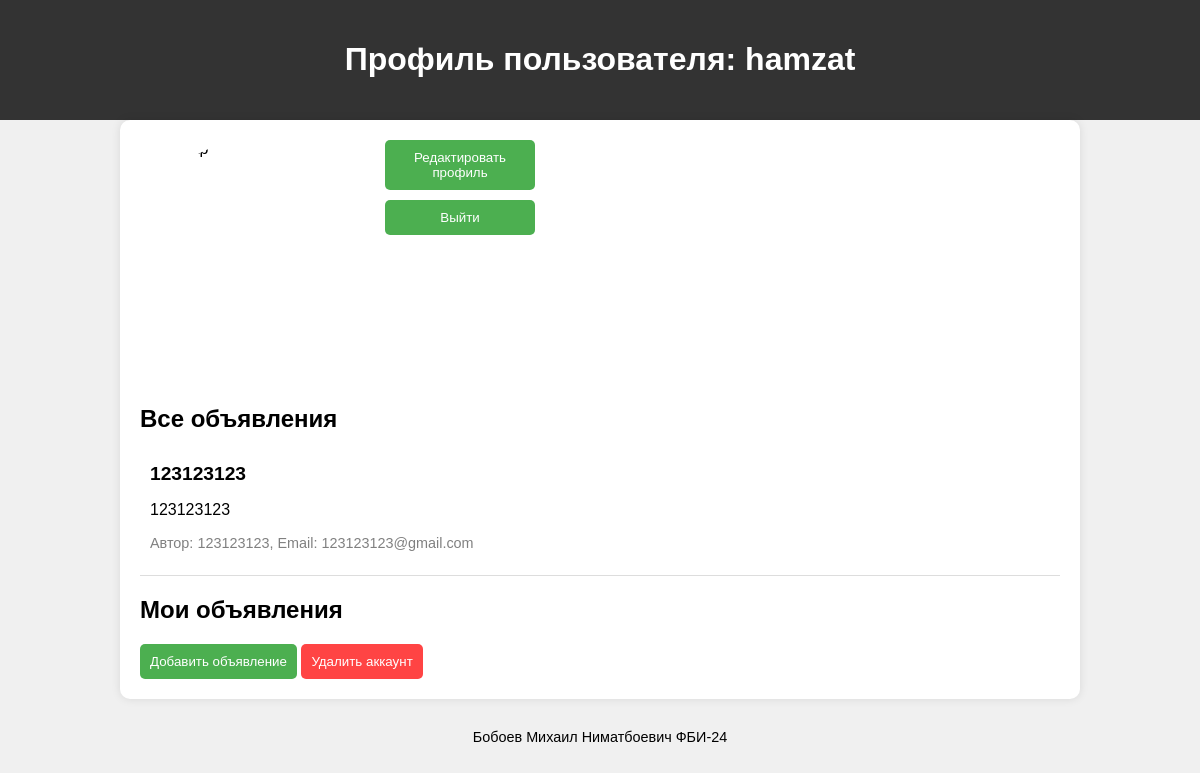
The page /profile (signed in) on the database as committed earlier.
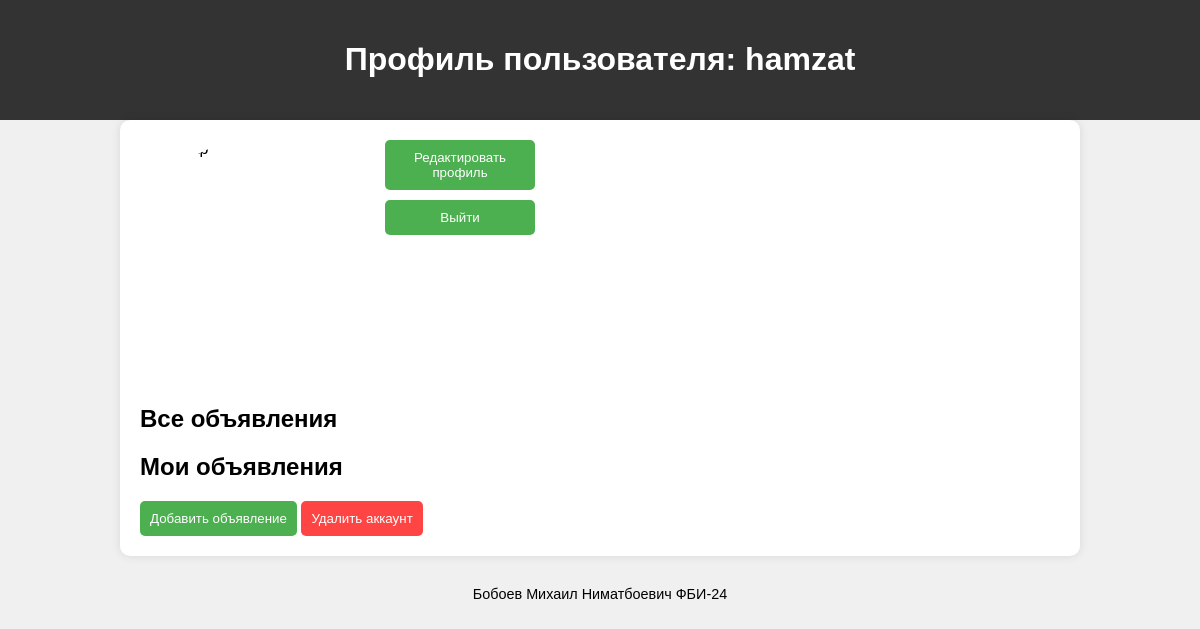
The same page on the database as committed later.
### tables this page shows
CREATE TABLE posts (
    id INTEGER PRIMARY KEY AUTOINCREMENT,
    title TEXT NOT NULL CHECK(length(title) > 0),
    content TEXT NOT NULL CHECK(length(content) > 0),
    user_id INTEGER NOT NULL,
    FOREIGN KEY(user_id) REFERENCES users(id) ON DELETE CASCADE
);

CREATE TABLE users (
    id INTEGER PRIMARY KEY AUTOINCREMENT,
    username TEXT UNIQUE NOT NULL CHECK(length(username) > 0),
    password TEXT NOT NULL CHECK(length(password) > 0),
    name TEXT NOT NULL,
    email TEXT UNIQUE NOT NULL,
    avatar TEXT,
    about TEXT,
    is_admin INTEGER DEFAULT 0 CHECK(is_admin IN (0, 1))
);

### app.py (the view)
@app.route('/profile')
def profile():
    conn = get_db_connection()
    user = conn.execute('SELECT * FROM users WHERE username = ?', (session['username'],)).fetchone()
    all_posts = conn.execute('''
        SELECT posts.title, posts.content, users.name AS author_name, users.email AS author_email
        FROM posts
        INNER JOIN users ON posts.user_id = users.id
    ''').fetchall()
    posts = conn.execute('SELECT * FROM posts WHERE user_id = ?', (user['id'],)).fetchall()
    conn.close()
    user_info = {
        'id': user['id'],
        'username': user['username'],
        'password': user['password'],
        'name': user['name'],
        'email': user['email'],
        'about': user['about'],
        'avatar': user['avatar'] if user['avatar'] else 'default_avatar.png',
        'is_admin': user['is_admin']
    }
    return render_template('profile.html', user=user_info, posts=posts, all_posts=all_posts)

### app.py (called while the page is built)
def get_db_connection():
    conn = sqlite3.connect(DATABASE)
    conn.row_factory = sqlite3.Row
    return conn

### templates/profile.html (shortened to what this page needs)
<!DOCTYPE html>
<html lang="ru">
<head>
</head>
<body>
    <header>
        <h1>Профиль пользователя: {{ user['username'] }}</h1>
    </header>
    <div class="container">
        <div class="board">
            <div class="profile-section">
                <img src="{{ url_for('static', filename='avatars/' + user['avatar']) }}" alt="Аватар" class="avatar">
                <div class="profile-buttons">
                    <button onclick="location.href='{{ url_for('edit_profile') }}'" class="btn-green">Редактировать профиль</button>
                    <button onclick="location.href='{{ url_for('logout') }}'" class="btn-red">Выйти</button>
                </div>
            </div>
            <h2>Все объявления</h2>
            {% for post in all_posts %}
            <div class="announcement">
                <div class="title">{{ post.title }}</div>
                <p>{{ post.content }}</p>
                <p class="email">Автор: {{ post.author_name }}, Email: {{ post.author_email }}</p>
            </div>
            {% endfor %}
            <h2>Мои объявления</h2>
            <button onclick="location.href='{{ url_for('add_post') }}'" class="btn-green">Добавить объявление</button>
            <button onclick="deleteAccount()" class="btn-red">Удалить аккаунт</button>
        </div>
    </div>
    <footer>
        <p>Бобоев Михаил Ниматбоевич ФБИ-24</p>
    </footer>
</body>
</html>

Rows that differ between the two databases and show on the page:
no longer on this page (row edited): posts: title "123123123", content "123123123", author_name "123123123", author_email "123123123@gmail.com"
